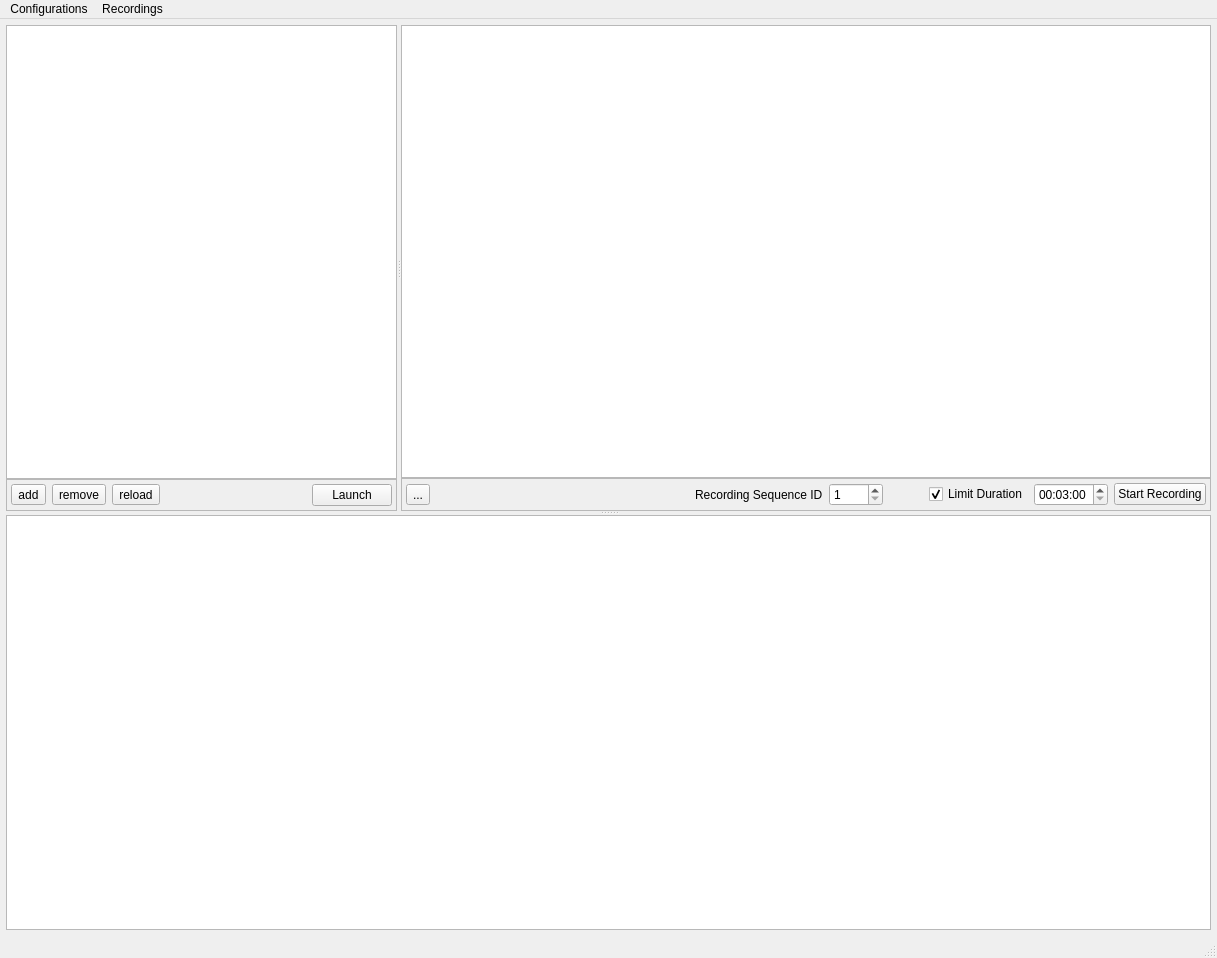
<ui version="4.0" >
 <class>MainWindow</class>
 <widget class="QMainWindow" name="MainWindow" >
  <property name="geometry" >
   <rect>
    <x>0</x>
    <y>0</y>
    <width>1217</width>
    <height>958</height>
   </rect>
  </property>
  <property name="windowTitle" >
   <string>Master</string>
  </property>
  <property name="unifiedTitleAndToolBarOnMac" >
   <bool>false</bool>
  </property>
  <widget class="QWidget" name="centralwidget" >
   <property name="geometry" >
    <rect>
     <x>0</x>
     <y>25</y>
     <width>1217</width>
     <height>911</height>
    </rect>
   </property>
   <layout class="QVBoxLayout" >
    <property name="margin" >
     <number>6</number>
    </property>
    <item>
     <widget class="QSplitter" name="splitter2" >
      <property name="orientation" >
       <enum>Qt::Vertical</enum>
      </property>
      <widget class="QSplitter" name="splitter1" >
       <property name="orientation" >
        <enum>Qt::Horizontal</enum>
       </property>
       <widget class="QWidget" name="layoutWidget1" >
        <layout class="QVBoxLayout" >
         <property name="spacing" >
          <number>0</number>
         </property>
         <item>
          <widget class="QTableView" name="configurations_" >
           <property name="sizePolicy" >
            <sizepolicy vsizetype="Preferred" hsizetype="Preferred" >
             <horstretch>0</horstretch>
             <verstretch>1</verstretch>
            </sizepolicy>
           </property>
           <property name="selectionMode" >
            <enum>QAbstractItemView::SingleSelection</enum>
           </property>
           <property name="selectionBehavior" >
            <enum>QAbstractItemView::SelectRows</enum>
           </property>
          </widget>
         </item>
         <item>
          <widget class="QFrame" name="configurationsControls_" >
           <property name="autoFillBackground" >
            <bool>true</bool>
           </property>
           <property name="frameShape" >
            <enum>QFrame::StyledPanel</enum>
           </property>
           <property name="frameShadow" >
            <enum>QFrame::Plain</enum>
           </property>
           <layout class="QHBoxLayout" >
            <property name="margin" >
             <number>4</number>
            </property>
            <item>
             <widget class="QToolButton" name="configAdd_" >
              <property name="toolTip" >
               <string>Add a configuration file</string>
              </property>
              <property name="text" >
               <string>add</string>
              </property>
              <property name="icon" >
               <iconset resource="../guiIcons.qrc" >
                <normaloff>:/plus.png</normaloff>:/plus.png</iconset>
              </property>
              <property name="iconSize" >
               <size>
                <width>16</width>
                <height>16</height>
               </size>
              </property>
             </widget>
            </item>
            <item>
             <widget class="QToolButton" name="configRemove_" >
              <property name="toolTip" >
               <string>Remove selected configuraton file</string>
              </property>
              <property name="text" >
               <string>remove</string>
              </property>
              <property name="icon" >
               <iconset resource="../guiIcons.qrc" >
                <normaloff>:/minus.png</normaloff>:/minus.png</iconset>
              </property>
              <property name="iconSize" >
               <size>
                <width>16</width>
                <height>16</height>
               </size>
              </property>
             </widget>
            </item>
            <item>
             <widget class="QToolButton" name="configReload_" >
              <property name="toolTip" >
               <string>Reload selected configuration file</string>
              </property>
              <property name="text" >
               <string>reload</string>
              </property>
              <property name="icon" >
               <iconset resource="icons.qrc" >
                <normaloff>:/reload.png</normaloff>:/reload.png</iconset>
              </property>
              <property name="iconSize" >
               <size>
                <width>16</width>
                <height>16</height>
               </size>
              </property>
             </widget>
            </item>
            <item>
             <spacer>
              <property name="orientation" >
               <enum>Qt::Horizontal</enum>
              </property>
              <property name="sizeHint" stdset="0" >
               <size>
                <width>40</width>
                <height>20</height>
               </size>
              </property>
             </spacer>
            </item>
            <item>
             <widget class="QPushButton" name="configStartStop_" >
              <property name="sizePolicy" >
               <sizepolicy vsizetype="Fixed" hsizetype="Preferred" >
                <horstretch>0</horstretch>
                <verstretch>0</verstretch>
               </sizepolicy>
              </property>
              <property name="toolTip" >
               <string>Start selected configuraton file</string>
              </property>
              <property name="text" >
               <string>Launch</string>
              </property>
             </widget>
            </item>
           </layout>
          </widget>
         </item>
        </layout>
       </widget>
       <widget class="QWidget" name="layoutWidget2" >
        <layout class="QVBoxLayout" >
         <property name="spacing" >
          <number>0</number>
         </property>
         <item>
          <widget class="QTableView" name="recordings_" >
           <property name="sizePolicy" >
            <sizepolicy vsizetype="Preferred" hsizetype="Preferred" >
             <horstretch>0</horstretch>
             <verstretch>1</verstretch>
            </sizepolicy>
           </property>
           <property name="selectionMode" >
            <enum>QAbstractItemView::SingleSelection</enum>
           </property>
           <property name="selectionBehavior" >
            <enum>QAbstractItemView::SelectRows</enum>
           </property>
          </widget>
         </item>
         <item>
          <widget class="QFrame" name="recordingsControls_" >
           <property name="autoFillBackground" >
            <bool>false</bool>
           </property>
           <property name="frameShape" >
            <enum>QFrame::StyledPanel</enum>
           </property>
           <property name="frameShadow" >
            <enum>QFrame::Plain</enum>
           </property>
           <layout class="QHBoxLayout" >
            <property name="spacing" >
             <number>6</number>
            </property>
            <property name="margin" >
             <number>4</number>
            </property>
            <item>
             <widget class="QToolButton" name="showConfigurationWindow_" >
              <property name="toolTip" >
               <string>Show configuration window.</string>
              </property>
              <property name="text" >
               <string>...</string>
              </property>
              <property name="icon" >
               <iconset resource="../guiIcons.qrc" >
                <normaloff>:/configurationWindow.png</normaloff>:/configurationWindow.png</iconset>
              </property>
              <property name="iconSize" >
               <size>
                <width>16</width>
                <height>16</height>
               </size>
              </property>
             </widget>
            </item>
            <item>
             <spacer>
              <property name="orientation" >
               <enum>Qt::Horizontal</enum>
              </property>
              <property name="sizeType" >
               <enum>QSizePolicy::Expanding</enum>
              </property>
              <property name="sizeHint" stdset="0" >
               <size>
                <width>40</width>
                <height>20</height>
               </size>
              </property>
             </spacer>
            </item>
            <item>
             <widget class="QLabel" name="recordingNumberLabel_" >
              <property name="text" >
               <string>Recording Sequence ID</string>
              </property>
             </widget>
            </item>
            <item>
             <widget class="QSpinBox" name="recordingSequenceId_" >
              <property name="toolTip" >
               <string>User-defined sequence ID for recording</string>
              </property>
              <property name="minimum" >
               <number>1</number>
              </property>
              <property name="maximum" >
               <number>1000</number>
              </property>
             </widget>
            </item>
            <item>
             <spacer name="horizontalSpacer" >
              <property name="orientation" >
               <enum>Qt::Horizontal</enum>
              </property>
              <property name="sizeType" >
               <enum>QSizePolicy::Fixed</enum>
              </property>
              <property name="sizeHint" stdset="0" >
               <size>
                <width>40</width>
                <height>20</height>
               </size>
              </property>
             </spacer>
            </item>
            <item>
             <widget class="QCheckBox" name="recordingDurationEnable_" >
              <property name="sizePolicy" >
               <sizepolicy vsizetype="Fixed" hsizetype="Preferred" >
                <horstretch>0</horstretch>
                <verstretch>0</verstretch>
               </sizepolicy>
              </property>
              <property name="toolTip" >
               <string>Limit recording duration if enabled.</string>
              </property>
              <property name="text" >
               <string>Limit Duration</string>
              </property>
              <property name="checked" >
               <bool>true</bool>
              </property>
             </widget>
            </item>
            <item>
             <widget class="QTimeEdit" name="recordingDuration_" >
              <property name="sizePolicy" >
               <sizepolicy vsizetype="Preferred" hsizetype="Preferred" >
                <horstretch>0</horstretch>
                <verstretch>0</verstretch>
               </sizepolicy>
              </property>
              <property name="toolTip" >
               <string>Recording duration in HH:MM:SS</string>
              </property>
              <property name="alignment" >
               <set>Qt::AlignLeading</set>
              </property>
              <property name="maximumTime" >
               <time>
                <hour>12</hour>
                <minute>59</minute>
                <second>59</second>
               </time>
              </property>
              <property name="minimumTime" >
               <time>
                <hour>0</hour>
                <minute>0</minute>
                <second>0</second>
               </time>
              </property>
              <property name="currentSection" >
               <enum>QDateTimeEdit::HourSection</enum>
              </property>
              <property name="displayFormat" >
               <string>hh:mm:ss</string>
              </property>
              <property name="time" >
               <time>
                <hour>0</hour>
                <minute>3</minute>
                <second>0</second>
               </time>
              </property>
             </widget>
            </item>
            <item>
             <widget class="QPushButton" name="recordingStartStop_" >
              <property name="sizePolicy" >
               <sizepolicy vsizetype="Fixed" hsizetype="Preferred" >
                <horstretch>0</horstretch>
                <verstretch>0</verstretch>
               </sizepolicy>
              </property>
              <property name="focusPolicy" >
               <enum>Qt::TabFocus</enum>
              </property>
              <property name="toolTip" >
               <string>Start a new recording</string>
              </property>
              <property name="text" >
               <string>Start Recording</string>
              </property>
             </widget>
            </item>
           </layout>
          </widget>
         </item>
        </layout>
       </widget>
      </widget>
      <widget class="SideCar::GUI::Master::ServicesView" name="runners_" >
       <property name="alternatingRowColors" >
        <bool>true</bool>
       </property>
       <property name="textElideMode" >
        <enum>Qt::ElideNone</enum>
       </property>
       <property name="animated" >
        <bool>false</bool>
       </property>
      </widget>
     </widget>
    </item>
   </layout>
  </widget>
  <widget class="QMenuBar" name="menubar" >
   <property name="geometry" >
    <rect>
     <x>0</x>
     <y>0</y>
     <width>1217</width>
     <height>25</height>
    </rect>
   </property>
   <widget class="QMenu" name="menuConfigurations" >
    <property name="title" >
     <string>Configurations</string>
    </property>
    <addaction name="actionConfigAdd_" />
    <addaction name="actionConfigRemove_" />
    <addaction name="actionConfigReload_" />
    <addaction name="separator" />
    <addaction name="actionConfigStartStop_" />
   </widget>
   <widget class="QMenu" name="menuRecordings" >
    <property name="title" >
     <string>Recordings</string>
    </property>
    <addaction name="actionPreferences_" />
    <addaction name="actionRecordingLimitDuration_" />
    <addaction name="separator" />
    <addaction name="actionRecordingStartStop_" />
   </widget>
   <addaction name="menuConfigurations" />
   <addaction name="menuRecordings" />
  </widget>
  <widget class="QStatusBar" name="statusbar" >
   <property name="geometry" >
    <rect>
     <x>0</x>
     <y>936</y>
     <width>1217</width>
     <height>22</height>
    </rect>
   </property>
  </widget>
  <action name="actionConfigAdd_" >
   <property name="icon" >
    <iconset resource="../guiIcons.qrc" >
     <normaloff>:/plus.png</normaloff>:/plus.png</iconset>
   </property>
   <property name="text" >
    <string>Add...</string>
   </property>
   <property name="shortcut" >
    <string>Ctrl+0</string>
   </property>
  </action>
  <action name="actionConfigRemove_" >
   <property name="icon" >
    <iconset resource="../guiIcons.qrc" >
     <normaloff>:/minus.png</normaloff>:/minus.png</iconset>
   </property>
   <property name="text" >
    <string>Remove</string>
   </property>
   <property name="shortcut" >
    <string>Ctrl+-</string>
   </property>
  </action>
  <action name="actionConfigReload_" >
   <property name="icon" >
    <iconset resource="../guiIcons.qrc" >
     <normaloff>:/refresh.png</normaloff>:/refresh.png</iconset>
   </property>
   <property name="text" >
    <string>Reload</string>
   </property>
   <property name="shortcut" >
    <string>Ctrl+R</string>
   </property>
  </action>
  <action name="actionConfigStartStop_" >
   <property name="icon" >
    <iconset resource="../guiIcons.qrc" >
     <normaloff>:/channelsWindow.png</normaloff>:/channelsWindow.png</iconset>
   </property>
   <property name="text" >
    <string>Launch</string>
   </property>
   <property name="shortcut" >
    <string>Ctrl+L</string>
   </property>
  </action>
  <action name="actionPreferences_" >
   <property name="icon" >
    <iconset resource="../guiIcons.qrc" >
     <normaloff>:/configurationWindow.png</normaloff>:/configurationWindow.png</iconset>
   </property>
   <property name="text" >
    <string>Preferences...</string>
   </property>
   <property name="shortcut" >
    <string>Ctrl+Shift+,</string>
   </property>
  </action>
  <action name="actionRecordingLimitDuration_" >
   <property name="text" >
    <string>Limit Recording Duration</string>
   </property>
   <property name="shortcut" >
    <string>Ctrl+D</string>
   </property>
  </action>
  <action name="actionRecordingStartStop_" >
   <property name="icon" >
    <iconset resource="../guiIcons.qrc" >
     <normaloff>:/controlsWindow.png</normaloff>:/controlsWindow.png</iconset>
   </property>
   <property name="text" >
    <string>Start Recording</string>
   </property>
   <property name="shortcut" >
    <string>Ctrl+S</string>
   </property>
  </action>
 </widget>
 <customwidgets>
  <customwidget>
   <class>SideCar::GUI::Master::ServicesView</class>
   <extends>QTreeView</extends>
   <header>ServicesView.h</header>
  </customwidget>
 </customwidgets>
 <resources>
  <include location="icons.qrc" />
  <include location="../guiIcons.qrc" />
 </resources>
 <connections>
  <connection>
   <sender>recordingDurationEnable_</sender>
   <signal>toggled(bool)</signal>
   <receiver>recordingDuration_</receiver>
   <slot>setEnabled(bool)</slot>
   <hints>
    <hint type="sourcelabel" >
     <x>668</x>
     <y>117</y>
    </hint>
    <hint type="destinationlabel" >
     <x>739</x>
     <y>117</y>
    </hint>
   </hints>
  </connection>
 </connections>
</ui>
